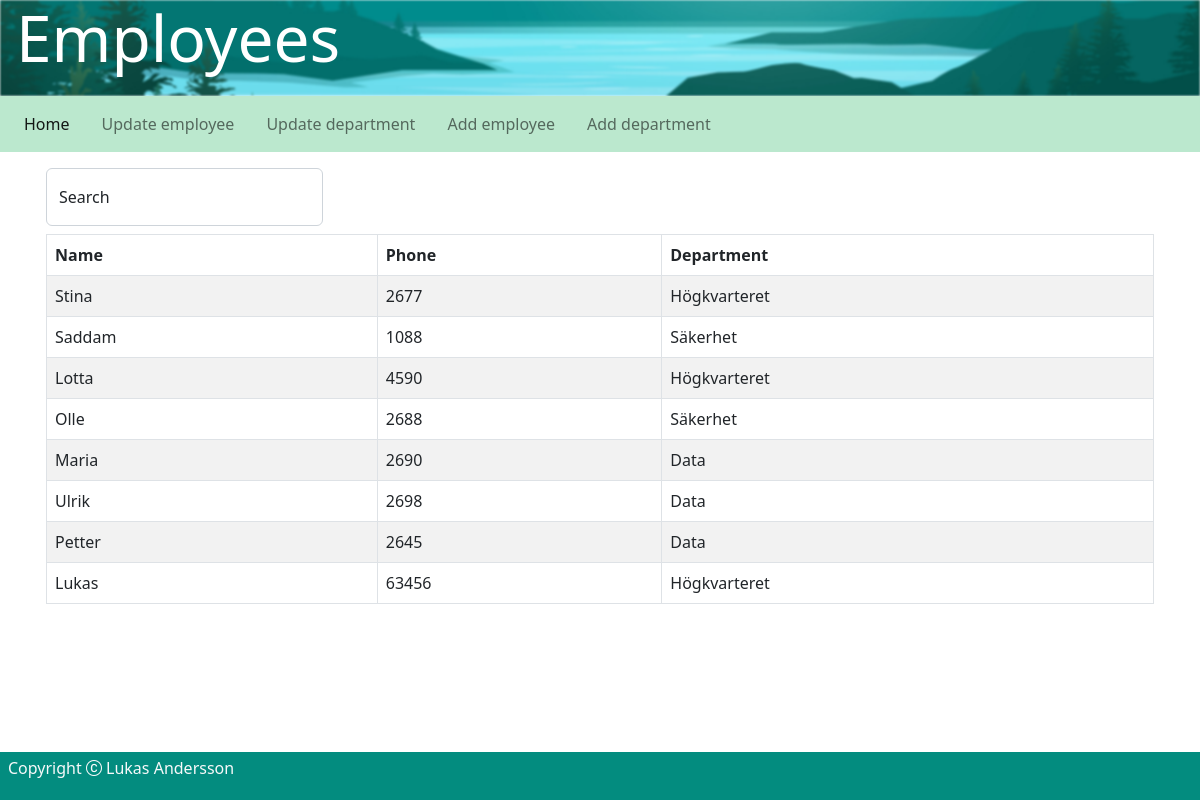
The page /index on the database as committed earlier.
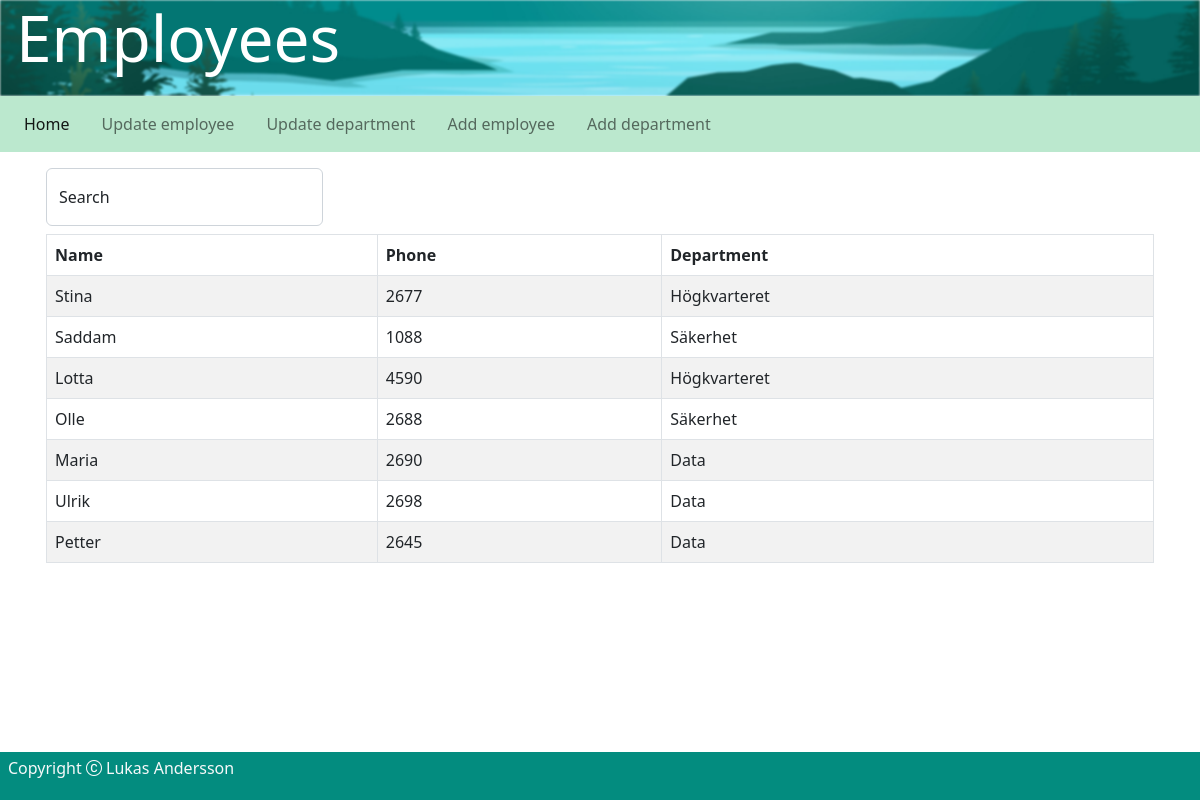
The same page on the database as committed later.
### tables this page shows
CREATE TABLE employed(
        id INTEGER PRIMARY KEY,
        name TEXT NOT NULL,
        phone_nr TEXT,
        salary INTEGER,
        manager INTEGER REFERENCES employed(id),
        department TEXT REFERENCES department(dept_id)
    );

CREATE TABLE department(
        dept_id TEXT PRIMARY KEY,
        name TEXT
    );

### my_server/main/routes.py (the view)
@main.route('/')
@main.route('/index')
def index():
    values = 'employed.name, employed.phone_nr, department.name'
    table = 'employed JOIN department ON employed.department = department.dept_id'
    employees = dbh.select_sql(values, table)
    if not employees:
        abort(500)
    return render_template('index.html', employees=employees)

### my_server/db_handler.py (called while the page is built)
def create_connection(db_file=DB_PATH):
    conn = None
    try:
        conn = sqlite3.connect(db_file)
    except sqlite3.Error as e:
        print(e)
    return conn

def select_sql(values, table):
    data = []
    command = f'SELECT {values} FROM {table}'
    conn = create_connection()
    cur = conn.cursor()
    try:
        output = cur.execute(command)
        data = output.fetchall()
    except Exception as e:
        print(e)
    conn.close()
    return data

### my_server/templates/index.html (shortened to what this page needs)
{% extends 'base.html' %}
{% set doc_title = 'Employees' %}
{% set index_active = 'active' %}
{% block content %}
<div class="input-group w-25">
    <div class="form-floating mb-2">
        <input type="text" id="search1" class="form-control" placeholder="Search" />
        <label class="form-label" for="search1">Search</label>
    </div>
</div>
<table class="table table-striped table-hover table-bordered"
    aria-label="Employees">
    <thead>
        <tr>
            <th>Name</th>
            <th>Phone</th>
            <th>Department</th>
        </tr>
    </thead>
    <tbody id="myTable">
        {% for employee in employees %}
        <tr>
            <td>{{ employee[0] }}</td>
            <td>{{ employee[1] }}</td>
            <td>{{ employee[2] }}</td>
        </tr>
        {% endfor %}
    </tbody>
</table>
{% endblock content %}

### my_server/templates/base.html (shortened to what this page needs)
<!DOCTYPE html>
<html lang="en">
<head>
  <link rel="stylesheet" href="{{url_for('static', filename='style.css')}}">
  <link rel="stylesheet" href="//cdnjs.cloudflare.com/ajax/libs/jquery-confirm/3.3.2/jquery-confirm.min.css">
  <link href="https://cdn.jsdelivr.net/npm/bootstrap@5.2.2/dist/css/bootstrap.min.css" rel="stylesheet"
>
</head>
<body class="">
  <div class="page-header">
    <img src="{{url_for('static', filename='images/landscape.jpg')}}" class="card-img page-header-img"
      alt="landscape background-image">
    <div class="card-img-overlay">
      <h1 class="card-title page-header-text mb-auto mx-3">{% block header %}{% endblock %}</h1>
    </div>
  </div>
  <nav class="navbar navbar-expand-md sticky-top">
    <div class="px-2">
      <div class="collapse navbar-collapse" id="navbarNavAltMarkup">
        <div class="navbar-nav">
          <a class="nav-link mx-lg-2 {{index_active}}" id="start" href="{{url_for('main.index')}}">Home</a>
          <a class="nav-link mx-lg-2 {{upd_empl_active}}" id="user-list" href="{{url_for('main.list_empl')}}">Update
            employee</a>
          <a class="nav-link mx-lg-2 {{upd_dept_active}}" id="user-list" href="{{url_for('main.list_dept')}}">Update
            department</a>
          <a class="nav-link mx-lg-2 {{add_empl_active}}" id="user-list" href="{{url_for('main.add_empl')}}">Add
            employee</a>
          <a class="nav-link mx-lg-2 {{add_dept_active}}" id="user-list" href="{{url_for('main.add_dept')}}">Add
            department</a>
        </div>
      </div>
    </div>
  </nav>
  <section class="container p-3">
    {% block content %}{% endblock %}
  </section>
  <footer class="mt-auto px-2 py-1 fixed-bottom">
    <p class="footer-text text-light">Copyright <i class="bi bi-c-circle icon-font"></i> Lukas Andersson</p>
  </footer>
</body>
</html>

### my_server/static/style.css (style rules this page uses)
:root { --teal: #038C7F; }
body { padding-bottom:4em; }
.page-header-img { max-height: 6rem; object-fit: cover; filter: blur(1px); }
.page-header-text { font-size: 4rem; color: white; max-height: 6rem; }
.card-img-overlay { max-height: 6rem; }
.navbar { background-color: rgb(187, 232, 206); }
.nav-link { font-size: 1.5rem; font-weight: 450; color: rgb(88, 88, 88); }
footer { background-color: var(--teal); }

Rows that differ between the two databases and show on the page:
removed employed: name "Lukas", phone_nr "63456", name "Högkvarteret"
